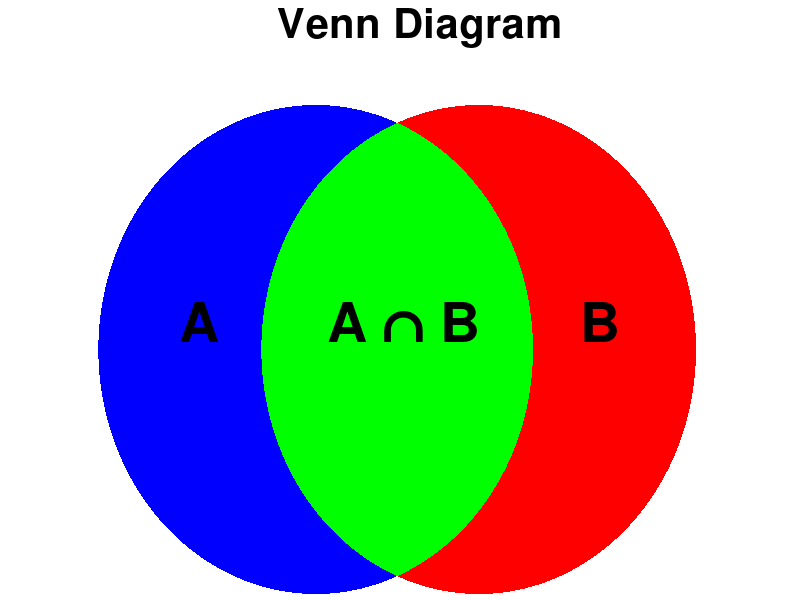

Write the MATLAB code that produced this figure.
%Venn Diagram
close all; clear all; clc;
h=figure('Position',[1 21 1366 670], ...
'Name',strcat('Set Theory',...
 ' - Venn Diagram'));
fs=30; fs2=40;
ha1=annotation ("textbox", [0.1 0 0.85 0.99], "string", ...
             {'Venn Diagram'}, ...
             "fontsize", fs, 'fontweight','bold',"edgecolor", [1 1 1], ...
             "fitboxtotext", "off", "verticalalignment", "top", ...
             "horizontalalignment", "center",'linestyle','none','linewidth',0.1);
             
ha2=annotation ("textbox", [0.1 0 0.30 0.50], "string", ...
             {'A'}, ...
             "fontsize", fs2, 'fontweight','bold',"edgecolor", [1 1 1], ...
             "fitboxtotext", "off", "verticalalignment", "top", ...
             "horizontalalignment", "center",'linestyle','none','linewidth',0.1);

ha3=annotation ("textbox", [0.1 0 1.3 0.50], "string", ...
             {'B'}, ...
             "fontsize", fs2, 'fontweight','bold',"edgecolor", [1 1 1], ...
             "fitboxtotext", "off", "verticalalignment", "top", ...
             "horizontalalignment", "center",'linestyle','none','linewidth',0.1);


ha4=annotation ("textbox", [0.1 0 0.81 0.50], "string", ...
             {'A \cap B'}, ...
             "fontsize", fs2, 'fontweight','bold',"edgecolor", [1 1 1], ...
             "fitboxtotext", "off", "verticalalignment", "top", ...
             "horizontalalignment", "center",'linestyle','none','linewidth',0.1);             
t = linspace(0,2*pi,1000);
x = [0 cos(t) 0];
y = [0 sin(t) 0];
hp1=patch( x, y,'b');
set(hp1,'edgealpha',0,'edgecolor',[0 0 0], ...
        'facealpha',1,'facecolor',[1 0 0], ...
        'linestyle','-','linewidth',0.5)
        
x = [0 cos(t)-0.75 0];
y = [0 sin(t) 0];
hp2=patch( x, y,'r');
set(hp2,'edgealpha',0,'edgecolor',[0 0 0], ...
        'facealpha',1,'facecolor',[0 0 1], ...
        'linestyle','-','linewidth',0.5)

t = linspace((pi/180)*(180-67.9757),(pi/180)*(180+67.9757),1000);        
x = [0 cos(t) 0];
y = [0 sin(t) 0];
hp3=patch( x, y,'m');
set(hp3,'edgealpha',0,'edgecolor',[0 0 0], ...
        'facealpha',1,'facecolor',[0 1 0], ...
        'linestyle','-','linewidth',0.5)
        
t = linspace((pi/180)*(360-67.9757),(pi/180)*(360+67.9757),1000);        
x = [0 cos(t)-0.75 0];
y = [0 sin(t) 0];
hp4=patch( x, y,'k');
set(hp4,'edgealpha',0,'edgecolor',[0 0 0], ...
        'facealpha',1,'facecolor',[0 1 0], ...
        'linestyle','-','linewidth',0.5)
        
ha1=get(gca,'position');
set(gca,'position',[ha1(1)-0.075 ha1(2)-0.1 ha1(4) ha1(4)])
axis off;
